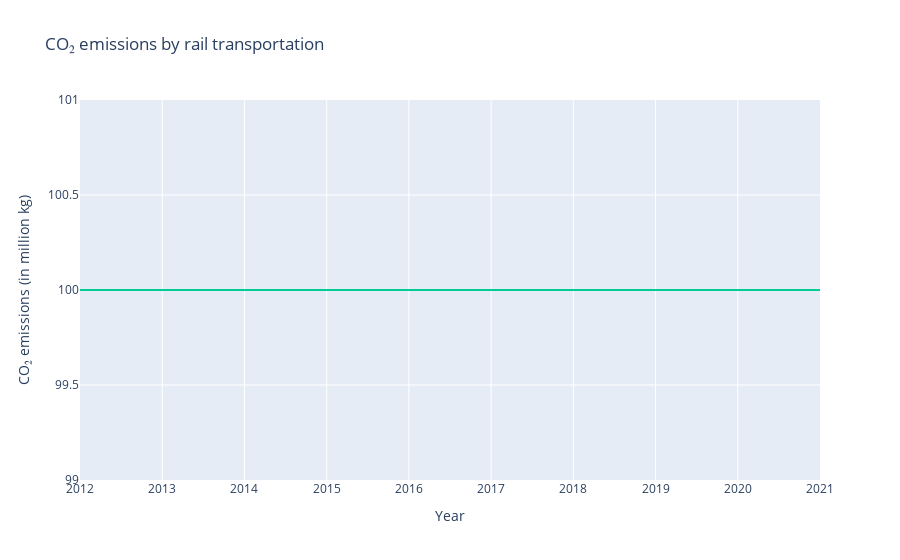

Notebook source saved alongside this figure:
### Markdown cell above
### Sub question 2: How does COVID-19 influence the CO₂ emissions by rail transportation on Dutch territory?

### Code cell
fig = px.line(df, x = 'Year', y = 'Railways total', title = 'CO₂ emissions by rail transportation')
fig.update_traces(line_color = '#00CC96') # The color is changed to the color of the variable in the graph with all the modalities together
fig.update_layout(yaxis_title = 'CO₂ emissions (in million kg)')
fig.show()

### Figure 1 — Plotly figure (JSON) as saved in the notebook; plotly's stock layout.template omitted (floating-point values rounded to 4 significant figures)
{"data": [{"hovertemplate": "Year=%{x}<br>Railways total=%{y}<extra></extra>", "legendgroup": "", "line": {"color": "#00CC96", "dash": "solid"}, "marker": {"symbol": "circle"}, "mode": "lines", "name": "", "orientation": "v", "showlegend": false, "type": "scatter", "x": [2012, 2013, 2014, 2015, 2016, 2017, 2018, 2019, 2020, 2021], "xaxis": "x", "y": [100, 100, 100, 100, 100, 100, 100, 100, 100, 100], "yaxis": "y"}], "layout": {"legend": {"tracegroupgap": 0}, "title": {"text": "CO₂ emissions by rail transportation"}, "xaxis": {"anchor": "y", "domain": [0, 1], "title": {"text": "Year"}}, "yaxis": {"anchor": "x", "domain": [0, 1], "title": {"text": "CO₂ emissions (in million kg)"}}}}
